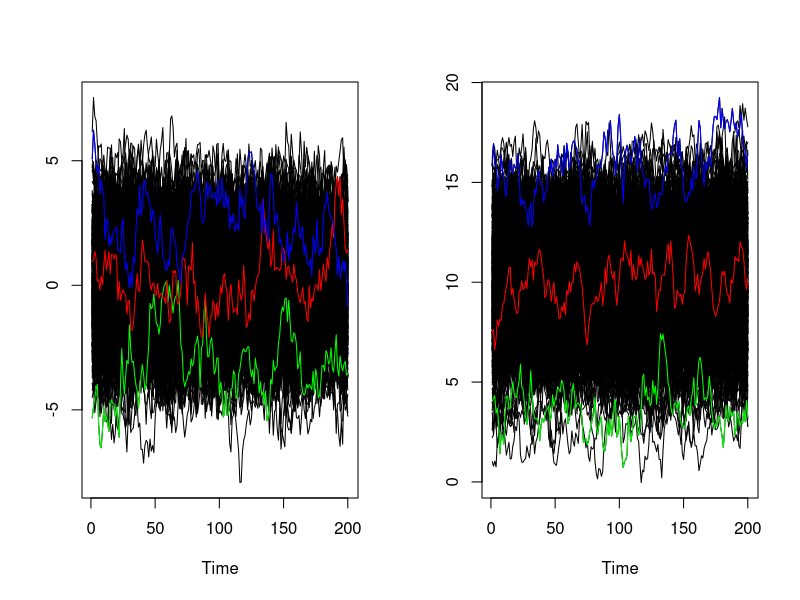

Write R code to recreate this figure.
#Function that calculates the pth multivariate empirical dynamic quantile
#Inputs are X.list, p and method
#X.list is a list of nxT matrices for n time-series at T time intervals where each list entry is represents another dimension
#p is a point or a vector of quantiles to calculate, default is p = 0.5
#Method is determines which method of depth used. Can be Mahalanobis, Tukey, Liu or Oja.
#For dimensions greater than 2, Mahalanobis is by far the fastest
#Output is a point or vector row numbers for the pth quantile
#Can work for one dimensional time-series data
#Data set for each variable can be scaled in the function

MEDQ = function(X.list,p = 0.5, method = "Mahalanobis", scale = FALSE, weight = FALSE){
  d = length(X.list)
  if(!inherits(X.list,"list")){
    stop("X.list must be in the form of a list")
  }
  nr = NULL
  for(i in 1:d){
    nr = c(nr, nrow(X.list[[i]]))
  }
  if(length(unique(nr)) > 1){
    stop("Dimensions are not equal")
  }
  nr = nr[1]
  nc = NULL
  for(i in 1:d){
    nc = c(nc, ncol(X.list[[i]]))
  }
  nc = nc[1]
  if(length(unique(nc)) > 1){
    stop("Dimension are not equal")
  }
  if(max(p) > 1 | min(p) < 0){
    stop("p must be between 0 and 1")
  }
  if(scale){
    for(i in 1:d){
      X.list[[i]] = scale(X.list[[i]])
    }
  }
  if(method == "Mahalanobis"){
    depth3 = NULL
    for(i in 1:nc){
      my_sample <- NULL
      for(j in 1:d){
        my_sample = cbind(my_sample, X.list[[j]][,i])
      }
      mu <- apply(my_sample,2,mean)
      sigma <- cov(my_sample)
      m_dist <- mahalanobis(my_sample, mu, sigma)
      m_depth <- 1/(1 + m_dist)
      depth3 = cbind(depth3, m_depth)
    }
  }else{
    depth3 = matrix(0, nrow = nr, ncol = nc)
    for(i in 1:nc){
      my_sample <- NULL
      for(j in 1:d){
        my_sample = cbind(my_sample, X.list[[j]][,i])
      }
      for(j in 1:nr){
        depth3[j,i] = depth(my_sample[j,], my_sample, method = method)
      }
    }
  }
  depth.dash = matrix(0, nrow = nr, ncol = nc)
  for(i in 1:nc){
    x1 <- NULL
    for(j in 1:d){
      x1 = cbind(x1, X.list[[j]][,i])
    }
    zt = which(depth3[,i] == max(depth3[,i]))[1]
    sigma <- cov(x1)
    EVV=eigen(sigma)
    vec=EVV$vectors
    for(j in 1:nrow(depth3)){
      z1 = x1[zt,d]
      if(d > 1){
        for(k in 1:(d-1)){
          z1 = z1 - (vec[k,1]/vec[d,1]) * (x1[j,k] - x1[zt,k])
        }
      }else{
        z1 = z1
      }
      if(x1[j,d] < z1){
        depth.dash[j,i] = depth3[j,i]
      }else{
        depth.dash[j,i] = 2 * depth3[zt,i] - depth3[j,i]
      }
    }
  }
  dist.1 = list()
  for(i in 1:nc){
    x1 <- NULL
    for(j in 1:d){
      x1 = cbind(x1, X.list[[j]][,i])
    }
    dist.1[[i]] = as.matrix(dist(x1, upper = TRUE, diag = TRUE))
  }
  n.3 = NULL
  pb <- txtProgressBar(min = 1, max = nr * nc, style = 3)
  t1 = 1
  n.2 = matrix(0, nrow = nr, ncol = length(p))
  for(i in 1:nr){
    n.1 = 0
    for(j in 1:nc){
      setTxtProgressBar(pb, t1)
      t1 = t1 + 1
      n.1 = n.1 + p * (dist.1[[j]][,i] %*% (depth.dash[,j] > depth.dash[i,j]))[1,1] + (1 - p) * (dist.1[[j]][,i] %*% (1 - (depth.dash[,j] > depth.dash[i,j])))[1,1]
    }
    n.2[i,] = n.1
  }
  n.3 = apply(n.2, 2, order)[1,]
  n.3
}

#Example for 2 dimensional positively correlated data
A.r1 = NULL
A.r2 = NULL
for(i in 1:500){
  rn = rnorm(1)
  A.r1 = rbind(A.r1, arima.sim(n = 200, list(ar = c(0.8897)),
                               sd = sqrt(sqrt(0.1796))) + rn)
  A.r2 = rbind(A.r2, arima.sim(n = 200, list(ar = c(0.8897)),
                               sd = sqrt(sqrt(0.1796))) + 2 * rn + 10)
}

X.list = list()
X.list[[1]] = A.r1
X.list[[2]] = A.r2

p = c(0.05,0.5,0.95)
M = MEDQ(X.list = X.list, p = p, method = "Mahalanobis")

par(mfrow = c(1,2))
ts.plot(t(X.list[[1]]))
lines(X.list[[1]][M[1],], col = "green")
lines(X.list[[1]][M[2],], col = "red")
lines(X.list[[1]][M[3],], col = "blue")

ts.plot(t(X.list[[2]]))
lines(X.list[[2]][M[1],], col = "green")
lines(X.list[[2]][M[2],], col = "red")
lines(X.list[[2]][M[3],], col = "blue")
